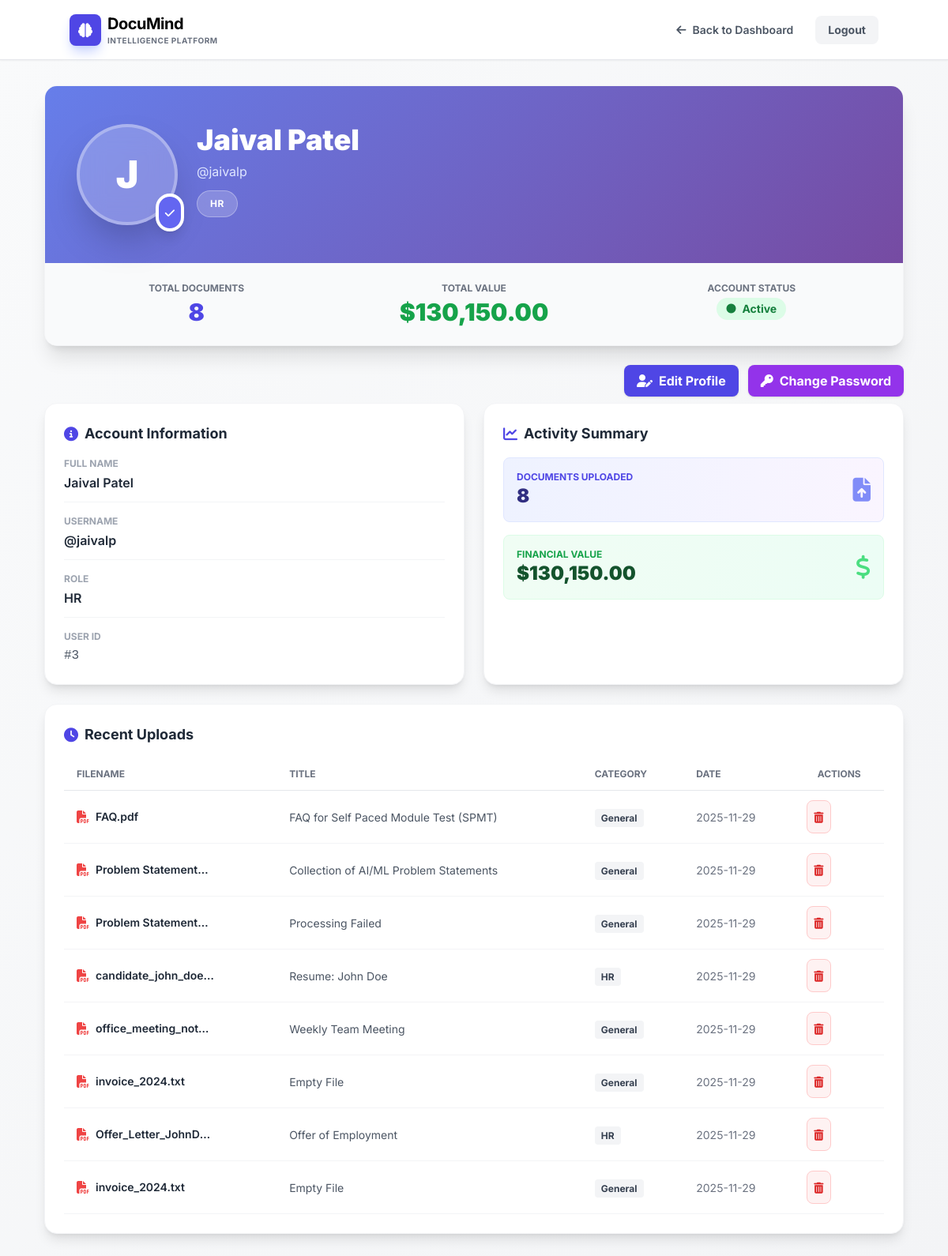
/profile (signed in), run on an earlier commit of the app's database.
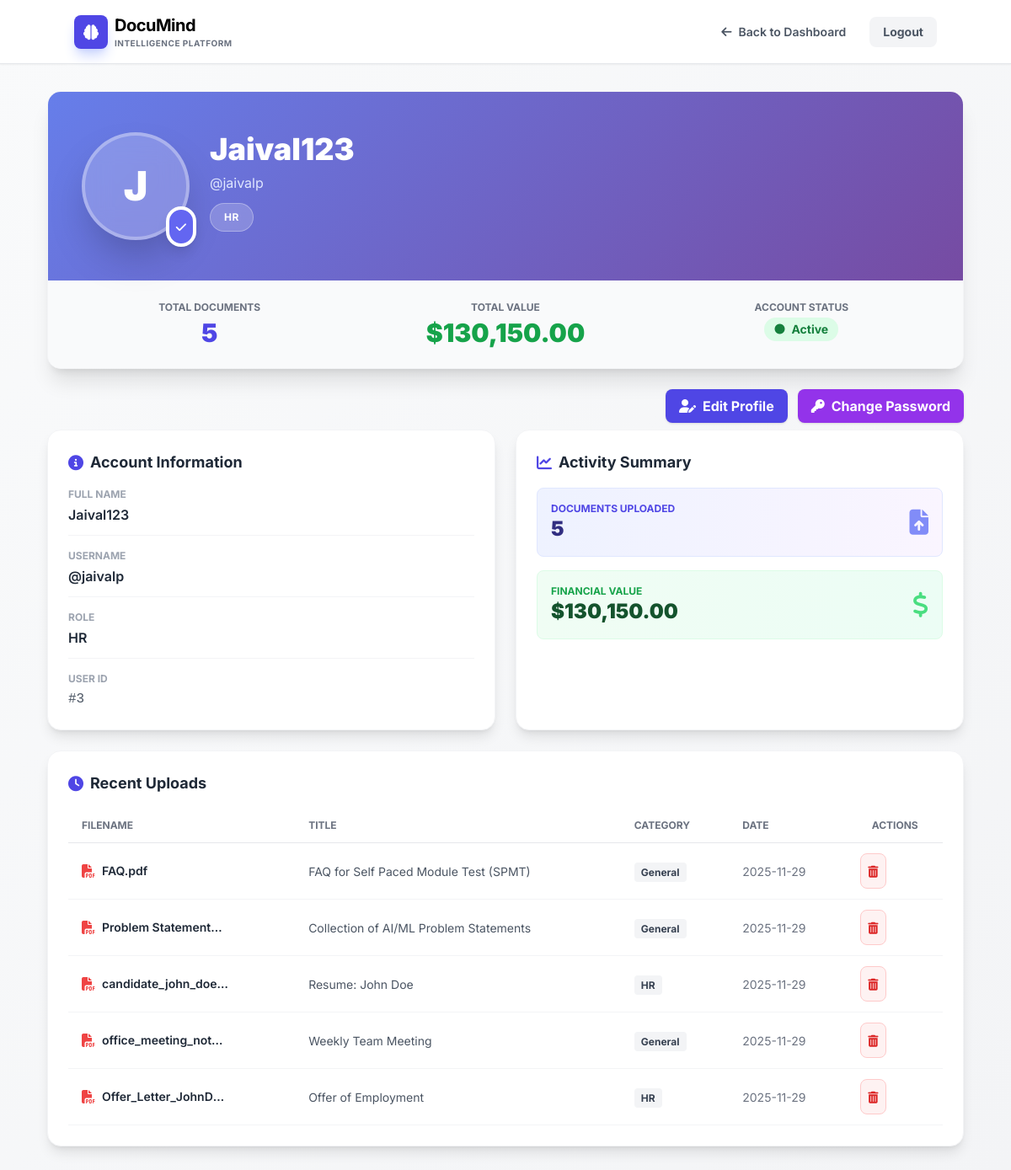
And on a later commit of the database.
### tables this page shows
CREATE TABLE users (
                id INTEGER PRIMARY KEY AUTOINCREMENT,
                username TEXT UNIQUE NOT NULL,
                password_hash TEXT NOT NULL,
                role TEXT NOT NULL DEFAULT 'Viewer',
                full_name TEXT
            );

CREATE TABLE documents (
                id INTEGER PRIMARY KEY AUTOINCREMENT,
                filename TEXT NOT NULL,
                url TEXT NOT NULL,
                uploader TEXT NOT NULL,
                upload_date TEXT NOT NULL,
                category TEXT,
                title TEXT,
                summary TEXT,
                risk_score INTEGER,
                tags TEXT,
                extracted_text TEXT,
                financial_value REAL DEFAULT 0.0,
                status TEXT DEFAULT 'Pending'
            );

### app.py (the view)
@app.route('/profile')
def profile():
    if 'user_id' not in session: return redirect('/')
    db = get_db()
    user = db.execute('SELECT * FROM users WHERE id = ?', (session['user_id'],)).fetchone()
    total_docs = db.execute('SELECT COUNT(*) FROM documents WHERE uploader = ?', (session.get('username'),)).fetchone()[0]
    total_value = db.execute('SELECT SUM(financial_value) FROM documents WHERE uploader = ?', (session.get('username'),)).fetchone()[0] or 0.0
    recent_uploads = db.execute('''
        SELECT id, filename, upload_date, category, title
        FROM documents
        WHERE uploader = ?
        ORDER BY id DESC
        LIMIT 10
    ''', (session.get('username'),)).fetchall()
    return render_template('profile.html',
                         user=dict(user) if user else {},
                         user_session=session,
                         total_docs=total_docs,
                         total_value=total_value,
                         recent_uploads=recent_uploads)

### app.py (called while the page is built)
def get_db():
    db = getattr(g, '_database', None)
    if db is None:
        db = g._database = sqlite3.connect(DATABASE)
        db.row_factory = sqlite3.Row
    return db

@app.teardown_appcontext
def close_connection(exception):
    db = getattr(g, '_database', None)
    if db is not None: db.close()

### templates/profile.html (shortened to what this page needs)
<!DOCTYPE html>
<html lang="en">
<head>
    <script src="https://cdn.tailwindcss.com"></script>
    <link href="https://cdnjs.cloudflare.com/ajax/libs/font-awesome/6.4.0/css/all.min.css" rel="stylesheet" />
</head>
<body class="bg-gradient-to-br from-gray-50 to-gray-100 min-h-screen">
    <nav class="glass-nav border-b border-gray-200 sticky top-0 z-40 px-4 py-3 md:px-8 md:py-4 shadow-sm">
        <div class="container mx-auto flex justify-between items-center">
            <a href="/dashboard" class="flex items-center gap-2 hover:opacity-80 transition">
                <div class="bg-indigo-600 text-white w-8 h-8 md:w-10 md:h-10 rounded-lg flex items-center justify-center shadow-lg shadow-indigo-200">
                    <i class="fas fa-brain text-sm md:text-lg"></i>
                </div>
                <div>
                    <h1 class="text-lg md:text-xl font-bold tracking-tight">DocuMind</h1>
                    <p class="text-[10px] text-gray-500 font-bold uppercase tracking-wider hidden md:block">Intelligence Platform</p>
                </div>
            </a>
            <div class="flex items-center gap-3">
                <a href="/dashboard" class="hidden md:block text-gray-600 hover:text-indigo-600 px-4 py-2 rounded-lg text-sm font-semibold transition">
                    <i class="fas fa-arrow-left mr-2"></i>Back to Dashboard
                </a>
                <a href="/logout" class="bg-gray-100 hover:bg-red-50 text-gray-600 hover:text-red-600 px-4 py-2 rounded-lg text-sm font-bold transition">
                    Logout
                </a>
            </div>
        </div>
    </nav>
    <div class="container mx-auto px-4 md:px-8 py-8 max-w-6xl">
        <div class="bg-white rounded-2xl shadow-xl border border-gray-100 overflow-hidden mb-6 animate-fade-in">
            <div class="gradient-bg px-6 md:px-10 py-8 md:py-12">
                <div class="flex flex-col md:flex-row items-center md:items-start gap-6">
                    <div class="relative">
                        <div class="w-24 h-24 md:w-32 md:h-32 bg-white/20 backdrop-blur-lg rounded-full flex items-center justify-center border-4 border-white/30 shadow-2xl">
                            <span id="avatarInitial" class="text-4xl md:text-5xl font-black text-white">{{ user_session.full_name[0]|upper if user_session.full_name else user_session.username[0]|upper }}</span>
                        </div>
                        <div class="absolute -bottom-2 -right-2 bg-indigo-500 rounded-full p-2 border-4 border-white shadow-lg">
                            <i class="fas fa-check text-white text-sm"></i>
                        </div>
                    </div>
                    <div class="flex-1 text-center md:text-left">
                        <h1 id="displayFullName" class="text-2xl md:text-4xl font-black text-white mb-2">{{ user_session.full_name or 'User' }}</h1>
                        <p id="displayUsername" class="text-indigo-100 text-sm md:text-base mb-3">@{{ user_session.username }}</p>
                        <div class="inline-flex items-center gap-2 bg-white/20 backdrop-blur-md px-4 py-2 rounded-full border border-white/30">
                            <span class="text-xs font-bold text-white uppercase tracking-wider">{{ user_session.role }}</span>
                        </div>
                    </div>
                </div>
            </div>
            <div class="grid grid-cols-2 md:grid-cols-3 gap-4 p-6 bg-gray-50">
                <div class="text-center">
                    <p class="text-xs font-bold text-gray-500 uppercase mb-1">Total Documents</p>
                    <p class="text-2xl md:text-3xl font-black text-indigo-600">{{ total_docs }}</p>
                </div>
                <div class="text-center">
                    <p class="text-xs font-bold text-gray-500 uppercase mb-1">Total Value</p>
                    <p class="text-2xl md:text-3xl font-black text-green-600">${{ "{:,.2f}".format(total_value) }}</p>
                </div>
                <div class="text-center col-span-2 md:col-span-1">
                    <p class="text-xs font-bold text-gray-500 uppercase mb-1">Account Status</p>
                    <div class="inline-flex items-center gap-2 bg-green-100 text-green-700 px-3 py-1 rounded-full">
                        <i class="fas fa-circle text-xs"></i>
                        <span class="text-sm font-bold">Active</span>
                    </div>
                </div>
            </div>
        </div>
        <div class="flex flex-col md:flex-row gap-3 justify-center md:justify-end mt-6 mb-2">
          <button onclick="openEditProfileModal()" class="bg-indigo-600 hover:bg-indigo-700 text-white font-bold py-2 px-4 rounded-lg shadow text-base flex items-center gap-2 w-full md:w-auto">
            <i class="fas fa-user-edit"></i> Edit Profile
          </button>
          <button onclick="openChangePasswordModal()" class="bg-purple-600 hover:bg-purple-700 text-white font-bold py-2 px-4 rounded-lg shadow text-base flex items-center gap-2 w-full md:w-auto">
            <i class="fas fa-key"></i> Change Password
          </button>
        </div>
        <div class="grid grid-cols-1 md:grid-cols-2 gap-6 mb-6">
            <div class="bg-white rounded-2xl shadow-lg border border-gray-100 p-6 animate-fade-in">
                <h2 class="text-lg font-bold text-gray-800 mb-4 flex items-center gap-2">
                    <i class="fas fa-info-circle text-indigo-600"></i>
                    Account Information
                </h2>
                <div class="space-y-4">
                    <div class="border-b border-gray-100 pb-3">
                        <p class="text-xs font-bold text-gray-400 uppercase mb-1">Full Name</p>
                        <p id="infoFullName" class="text-base font-semibold text-gray-800">{{ user_session.full_name or 'Not set' }}</p>
                    </div>
                    <div class="border-b border-gray-100 pb-3">
                        <p class="text-xs font-bold text-gray-400 uppercase mb-1">Username</p>
                        <p id="infoUsername" class="text-base font-semibold text-gray-800">@{{ user_session.username }}</p>
                    </div>
                    <div class="border-b border-gray-100 pb-3">
                        <p class="text-xs font-bold text-gray-400 uppercase mb-1">Role</p>
                        <p class="text-base font-semibold text-gray-800">{{ user_session.role }}</p>
                    </div>
                    <div>
                        <p class="text-xs font-bold text-gray-400 uppercase mb-1">User ID</p>
                        <p class="text-base font-mono text-gray-600">#{{ user_session.user_id }}</p>
                    </div>
                </div>
            </div>
            <div class="bg-white rounded-2xl shadow-lg border border-gray-100 p-6 animate-fade-in">
                <h2 class="text-lg font-bold text-gray-800 mb-4 flex items-center gap-2">
                    <i class="fas fa-chart-line text-indigo-600"></i>
                    Activity Summary
                </h2>
                <div class="space-y-4">
                    <div class="flex items-center justify-between p-4 bg-gradient-to-r from-indigo-50 to-purple-50 rounded-lg border border-indigo-100">
                        <div>
                            <p class="text-xs font-bold text-indigo-600 uppercase">Documents Uploaded</p>
                            <p class="text-2xl font-black text-indigo-900">{{ total_docs }}</p>
                        </div>
                        <i class="fas fa-file-upload text-3xl text-indigo-400"></i>
                    </div>
                    <div class="flex items-center justify-between p-4 bg-gradient-to-r from-green-50 to-emerald-50 rounded-lg border border-green-100">
                        <div>
                            <p class="text-xs font-bold text-green-600 uppercase">Financial Value</p>
                            <p class="text-2xl font-black text-green-900">${{ "{:,.2f}".format(total_value) }}</p>
                        </div>
                        <i class="fas fa-dollar-sign text-3xl text-green-400"></i>
                    </div>
                </div>
            </div>
        </div>
        <div class="bg-white rounded-2xl shadow-lg border border-gray-100 p-6 animate-fade-in">
            <h2 class="text-lg font-bold text-gray-800 mb-4 flex items-center gap-2">
                <i class="fas fa-clock text-indigo-600"></i>
                Recent Uploads
            </h2>
            {% if recent_uploads %}
            <div class="overflow-x-auto">
                <table class="w-full">
                    <thead>
                        <tr class="border-b border-gray-200">
                            <th class="text-left py-3 px-4 text-xs font-bold text-gray-500 uppercase">Filename</th>
                            <th class="text-left py-3 px-4 text-xs font-bold text-gray-500 uppercase hidden md:table-cell">Title</th>
                            <th class="text-left py-3 px-4 text-xs font-bold text-gray-500 uppercase">Category</th>
                            <th class="text-left py-3 px-4 text-xs font-bold text-gray-500 uppercase hidden md:table-cell">Date</th>
                            <th class="text-center py-3 px-4 text-xs font-bold text-gray-500 uppercase">Actions</th>
                        </tr>
                    </thead>
                    <tbody>
                        {% for upload in recent_uploads %}
                        <tr class="border-b border-gray-100 hover:bg-gray-50 transition">
                            <td class="py-3 px-4">
                                <div class="flex items-center gap-2">
                                    <i class="fas fa-file-pdf text-red-500"></i>
                                    <span class="text-sm font-semibold text-gray-800 truncate max-w-[150px]">{{ upload.filename }}</span>
                                </div>
                            </td>
                            <td class="py-3 px-4 hidden md:table-cell">
                                <span class="text-sm text-gray-600">{{ upload.title or 'N/A' }}</span>
                            </td>
                            <td class="py-3 px-4">
                                <span class="px-2 py-1 bg-gray-100 text-gray-700 text-xs font-bold rounded">{{ upload.category }}</span>
                            </td>
                            <td class="py-3 px-4 hidden md:table-cell">
                                <span class="text-sm text-gray-500">{{ upload.upload_date }}</span>
                            </td>
                            <td class="py-3 px-4">
                                <button
                                  data-doc-id="{{ upload.id }}"
                                  data-filename="{{ upload.filename|e }}"
                                  class="p-2 rounded-lg bg-red-50 hover:bg-red-100 text-red-600 hover:text-red-700 transition border border-red-200 group profile-delete-btn"
                                  title="Delete document"
                                >
                                  <i class="fas fa-trash-alt text-sm"></i>
                                </button>
                            </td>
                        </tr>
                        {% endfor %}
                    </tbody>
                </table>
            </div>
            {% else %}
            <div class="text-center py-12 text-gray-400">
                <i class="fas fa-inbox text-4xl mb-3 opacity-30"></i>
                <p>No documents uploaded yet.</p>
            </div>
            {% endif %}
        </div>
    </div>
</body>
</html>

### templates/profile.html (style rules this page uses)
body { font-family: "Inter", sans-serif; -webkit-tap-highlight-color: transparent; }
.glass-nav { background: rgba(255, 255, 255, 0.95); backdrop-filter: blur(10px); }
.animate-fade-in { animation: fadeIn 0.3s ease-out; }
.gradient-bg { background: linear-gradient(135deg, #667eea 0%, #764ba2 100%); }

What changed in the data, as far as the page shows it:
removed documents: filename "Problem Statement…", title "Processing Failed", category "General", upload_date "2025-11-29"
removed documents: filename "invoice_2024.txt", title "Empty File", category "General", upload_date "2025-11-29"
removed documents: filename "invoice_2024.txt", title "Empty File", category "General", upload_date "2025-11-29"
changed users: full_name "Jaival Patel" → "Jaival123"
Also different on the page:
{{ total_docs }}: "8" → "5"
